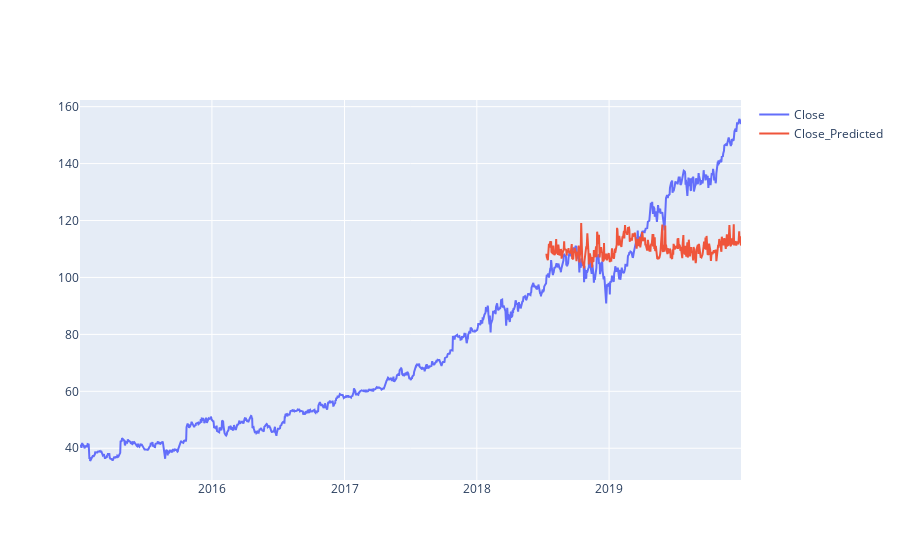

Here is the notebook cell this chart was saved with:
### Markdown cell above
# MODEL 2 LSTMx2 100

### Code cell
# Ploting the predicted 'Close' Stock Price with Original 'Close' Stock Price.
# 
import plotly.graph_objs as go

fig2=go.Figure(data=[go.Scatter(name = 'Close',x= Final['Date'],y= Final['Close']),
                   go.Scatter(name = 'Close_Predicted',x= df_forecast['Date'],y= df_forecast['Close'])])
fig2.show()

### Figure 1 — Plotly figure (JSON) as saved in the notebook; plotly's stock layout.template omitted (floating-point values rounded to 4 significant figures; data arrays with more than 128 entries replaced by an {"elided": "..."} marker saying what was removed)
{"data": [{"name": "Close", "type": "scatter", "x": {"elided": "1258 str values"}, "y": {"elided": "1258 float values"}}, {"name": "Close_Predicted", "type": "scatter", "x": {"elided": "371 str values"}, "y": {"elided": "371 float values"}}], "layout": {}}
